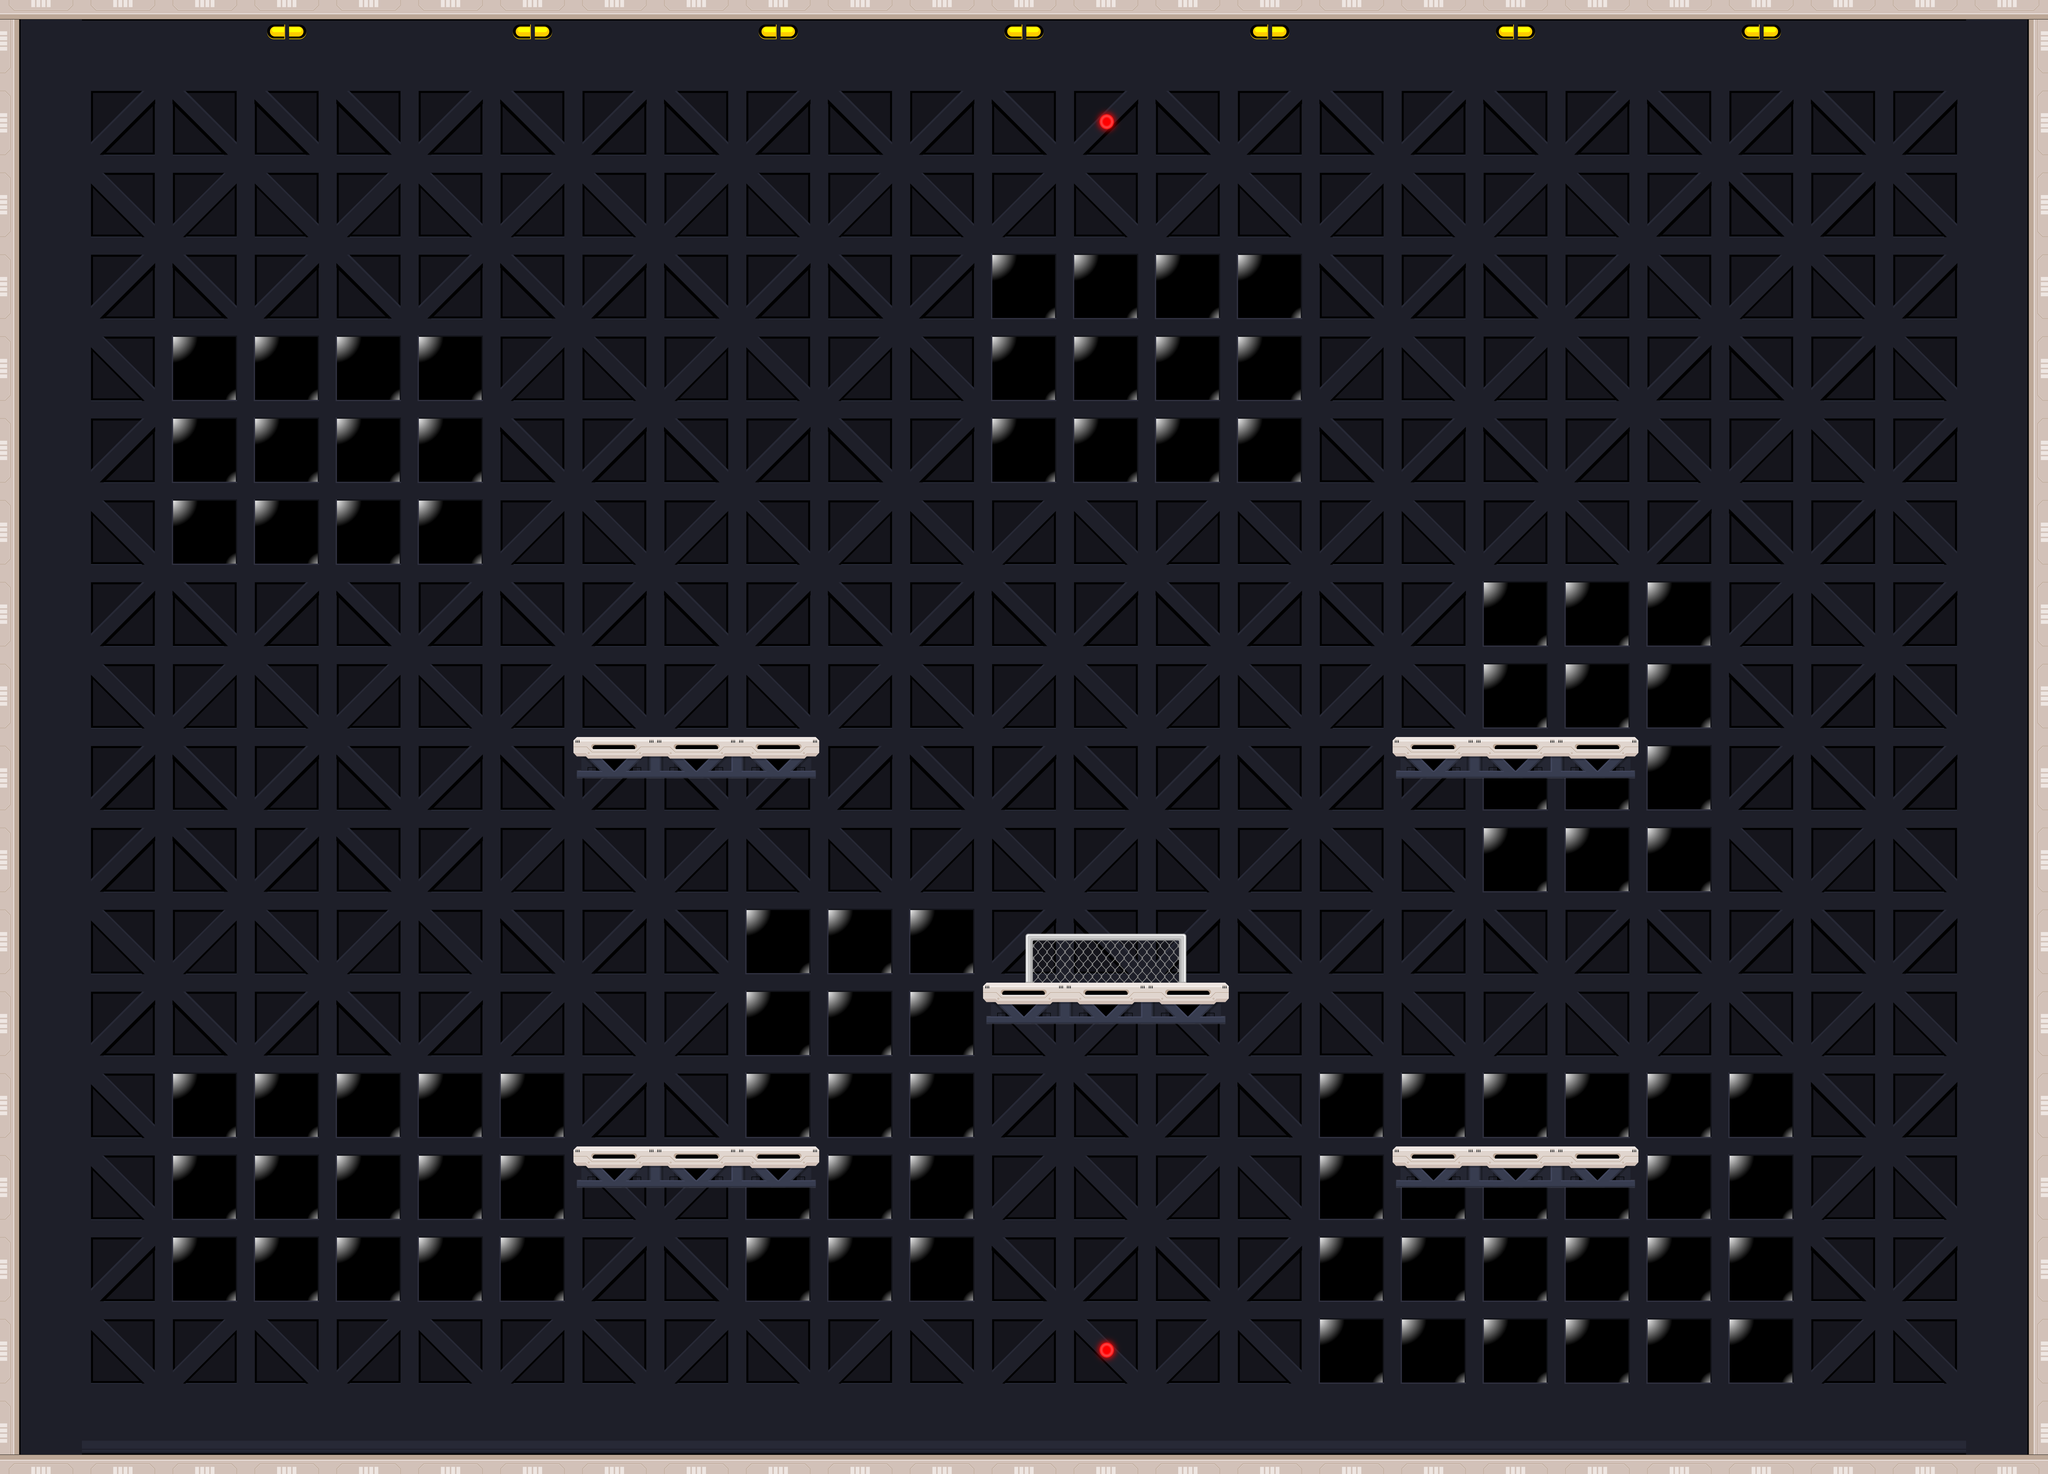

The image is a tile-based game level rendered from a .tmx file. Its description and source (layers, tilesets, objects; grid data summarised) follow:
An orthogonal 25x18 tile map with 256x256 px tiles, 5 tile layers (back, walk_back, acid, walk, ...), 2 tilesets and 14 objects (6x light, 4x switch, 2x laser, door, robot).

<map version="1.2" tiledversion="1.2.4" orientation="orthogonal" renderorder="right-down" width="25" height="18" tilewidth="256" tileheight="256" infinite="0" nextlayerid="60" nextobjectid="63">
 <properties>
  <property name="shapes" value="shapes/shapes.plist" />
 </properties>
 <tileset firstgid="1" name="tiles" tilewidth="256" tileheight="256" spacing="2" margin="1" tilecount="42" columns="7">
  <image source="tilesheet.png" width="1806" height="1548" />
  <tile id="0">
   <properties>
    <property name="damage" type="int" value="10" />
    <property name="opacity" type="float" value="0.69999999999999996" />
    <property name="shape" value="001_Acid" />
   </properties>
  </tile>
  <tile id="1">
   <properties>
    <property name="damage" type="int" value="10" />
    <property name="opacity" type="float" value="0.69999999999999996" />
    <property name="shape" value="002_Acid" />
   </properties>
  </tile>
  <tile id="2">
   <properties>
    <property name="shape" value="003_BGTile" />
   </properties>
  </tile>
  <tile id="3">
   <properties>
    <property name="shape" value="004_BGTile" />
   </properties>
  </tile>
  <tile id="4">
   <properties>
    <property name="shape" value="005_BGTile" />
   </properties>
  </tile>
  <tile id="5">
   <properties>
    <property name="shape" value="006_BGTile" />
   </properties>
  </tile>
  <tile id="6">
   <properties>
    <property name="shape" value="007_BGTile" />
   </properties>
  </tile>
  <tile id="7">
   <properties>
    <property name="shape" value="008_BGTile" />
   </properties>
  </tile>
  <tile id="8">
   <properties>
    <property name="shape" value="009_BGTile" />
   </properties>
  </tile>
  <tile id="13">
   <properties>
    <property name="damage" type="int" value="10" />
    <property name="shape" value="014_Spike" />
   </properties>
  </tile>
  <tile id="14">
   <properties>
    <property name="shape" value="015_Tile" />
   </properties>
  </tile>
  <tile id="15">
   <properties>
    <property name="shape" value="016_Tile" />
   </properties>
  </tile>
  <tile id="16">
   <properties>
    <property name="shape" value="017_Tile" />
   </properties>
  </tile>
  <tile id="17">
   <properties>
    <property name="shape" value="018_Tile" />
   </properties>
  </tile>
  <tile id="18">
   <properties>
    <property name="shape" value="019_Tile" />
   </properties>
  </tile>
  <tile id="19">
   <properties>
    <property name="shape" value="020_Tile" />
   </properties>
  </tile>
  <tile id="20">
   <properties>
    <property name="shape" value="021_Tile" />
   </properties>
  </tile>
  <tile id="21">
   <properties>
    <property name="shape" value="022_Tile" />
   </properties>
  </tile>
  <tile id="22">
   <properties>
    <property name="shape" value="023_Tile" />
   </properties>
  </tile>
  <tile id="23">
   <properties>
    <property name="shape" value="024_Tile" />
   </properties>
  </tile>
  <tile id="24">
   <properties>
    <property name="shape" value="025_Tile" />
   </properties>
  </tile>
  <tile id="25">
   <properties>
    <property name="shape" value="026_Tile" />
   </properties>
  </tile>
  <tile id="26">
   <properties>
    <property name="shape" value="027_Tile" />
   </properties>
  </tile>
  <tile id="27">
   <properties>
    <property name="shape" value="028_Tile" />
   </properties>
  </tile>
  <tile id="28">
   <properties>
    <property name="shape" value="029_Tile" />
   </properties>
  </tile>
 </tileset>
 <tileset firstgid="43" name="objects" tilewidth="567" tileheight="556" tilecount="6" columns="0">
  <grid orientation="orthogonal" width="1" height="1" />
  <tile id="0">
   <image width="567" height="556" source="../../Media/robot/Idle_01.png" />
  </tile>
  <tile id="1">
   <image width="177" height="238" source="../../Media/objects/02_Barrel (2).png" />
  </tile>
  <tile id="2">
   <image width="256" height="256" source="../../Media/objects/03_Box.png" />
  </tile>
  <tile id="3">
   <image width="357" height="361" source="../../Media/objects/07_Saw.png" />
  </tile>
  <tile id="4">
   <image width="72" height="257" source="../../Media/objects/09_Switch (2).png" />
  </tile>
  <tile id="5">
   <image width="280" height="464" source="../../Media/objects/04_DoorLocked.png" />
  </tile>
 </tileset>
 <layer id="52" name="back" width="25" height="18">
  <data>[450 cells, 450 non-empty, 14 distinct tile ids]</data>
 </layer>
 <layer id="53" name="walk_back" width="25" height="18">
  <data>[450 cells, 2 non-empty, 1 distinct tile ids]</data>
 </layer>
 <objectgroup id="5" name="objects">
  <object id="13" name="exit_door" type="door" gid="48" x="3337.45" y="3079.67" width="280" height="464">
   <properties>
    <property name="image" value="04_DoorLocked.png" />
   </properties>
  </object>
  <object id="14" name="switch4" type="switch" gid="47" x="2113.85" y="3572.76" width="72" height="257">
   <properties>
    <property name="activated" type="bool" value="false" />
    <property name="target" value="switch2" />
   </properties>
  </object>
  <object id="49" name="robot" type="robot" gid="43" x="371" y="4644" width="567" height="556">
   <properties>
    <property name="shield" type="int" value="1000" />
   </properties>
  </object>
  <object id="54" name="switch3" type="switch" gid="47" x="4730.51" y="3564.43" width="72" height="257">
   <properties>
    <property name="activated" type="bool" value="false" />
    <property name="target" value="switch4" />
   </properties>
  </object>
  <object id="52" name="switch2" type="switch" gid="47" x="4738.85" y="2306.09" width="72" height="257">
   <properties>
    <property name="activated" type="bool" value="false" />
    <property name="target" value="exit_door" />
   </properties>
  </object>
  <object id="53" name="switch1" type="switch" gid="47" x="2105.51" y="2306.09" width="72" height="257">
   <properties>
    <property name="activated" type="bool" value="true" />
    <property name="target" value="switch3" />
   </properties>
  </object>
  <object id="55" name="laser2" type="laser" gid="30" x="3642.8" y="363.895" width="256" height="256" rotation="220.531">
   <properties>
    <property name="damage" type="int" value="10" />
    <property name="rotation_angle" type="float" value="-180" />
    <property name="speed" type="float" value="4" />
   </properties>
  </object>
  <object id="56" name="laser1" type="laser" gid="30" x="3279.75" y="4208.11" width="256" height="256" rotation="48.3087">
   <properties>
    <property name="damage" type="int" value="10" />
    <property name="rotation_angle" type="float" value="-180" />
    <property name="speed" type="float" value="4" />
   </properties>
  </object>
  <object id="57" name="light" type="light" gid="30" x="542" y="1767.67" width="968" height="718" />
  <object id="58" name="light" type="light" gid="30" x="3097" y="1511.67" width="968" height="718" />
  <object id="59" name="light" type="light" gid="30" x="4637" y="2793.67" width="710" height="976" />
  <object id="60" name="light" type="light" gid="30" x="4113" y="4329.67" width="1488" height="976" />
  <object id="61" name="light" type="light" gid="30" x="2332" y="4075.67" width="712" height="1232" />
  <object id="62" name="light" type="light" gid="30" x="538" y="4070.67" width="1230" height="714" />
 </objectgroup>
 <layer id="54" name="acid" width="25" height="18" opacity="0.7">
  <properties>
   <property name="physics" type="bool" value="true" />
  </properties>
  <data>[450 cells, 0 non-empty, 0 distinct tile ids]</data>
 </layer>
 <layer id="55" name="walk" width="25" height="18">
  <properties>
   <property name="physics" type="bool" value="true" />
  </properties>
  <data>[450 cells, 15 non-empty, 3 distinct tile ids]</data>
 </layer>
 <layer id="56" name="front" width="25" height="18">
  <data>[450 cells, 3 non-empty, 3 distinct tile ids]</data>
 </layer>
</map>
